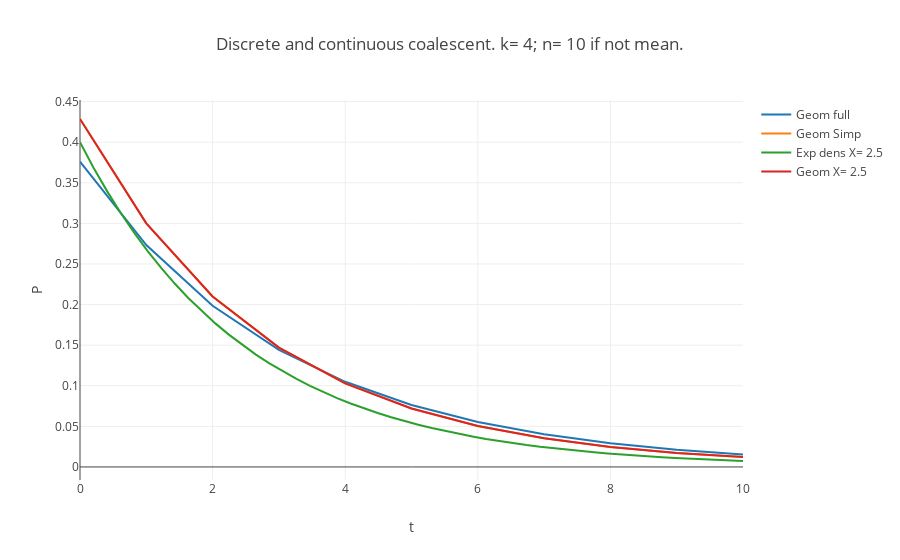

Here is the notebook cell this chart was saved with:
### Code cell
X_geom= list(range(11))
X_exp= list(np.linspace(0,10,50))


geomF= [CoalGeomF(x,k= k,Nsamp=Nsamp) for x in X_geom]
geomS= [CoalGeom(x,k= k,Nsamp=Nsamp) for x in X_geom]
geomM= [CoalGeom_mean(x,mean=example_mean) for x in X_geom]

Exp_cdf= [expTk_cdf(x,k= k) for x in X_exp]
Exp_pdf= [expTk_pdf(x,k= k) for x in X_exp]
Exp_mean= [tkdens_mean(x,meanA= example_mean) for x in X_exp]

fig_c= [go.Scatter(
    x= X_geom,
    y= geomF,
    mode= 'lines',
    name= 'Geom full'
)]

fig_geom2= [go.Scatter(
    x= X_geom,
    y= geomS,
    mode= 'lines',
    name= 'Geom Simp'
)]

fig_geom_mean= [go.Scatter(
    x= X_geom,
    y= geomS,
    mode= 'lines',
    name= 'Geom X= {}'.format(example_mean)
)]


fig_exp_II= [go.Scatter(
    x= X_exp,
    y= Exp_mean,
    mode= 'lines',
    name= 'Exp dens X= {}'.format(example_mean)
)]


fig_c.extend(fig_geom2)
fig_c.extend(fig_exp_II)
fig_c.extend(fig_geom_mean)



layout= go.Layout(
    title= 'Discrete and continuous coalescent. k= {}; n= {} if not mean.'.format(k,Nsamp),
    yaxis= dict(title= 'P'),
    xaxis= dict(title= 't')
)


Fig= go.Figure(data= fig_c, layout= layout)
iplot(Fig)

### Figure 1 — Plotly figure (JSON) as saved in the notebook; plotly's stock layout.template omitted (floating-point values rounded to 4 significant figures)
{"data": [{"mode": "lines", "name": "Geom full", "type": "scatter", "uid": "669b50b0-1481-4064-814f-0a1c247ed5ad", "x": [0, 1, 2, 3, 4, 5, 6, 7, 8, 9, 10], "y": [0.376, 0.2732, 0.1986, 0.1443, 0.1049, 0.07623, 0.0554, 0.04026, 0.02926, 0.02126, 0.01545]}, {"mode": "lines", "name": "Geom Simp", "type": "scatter", "uid": "d70586ac-c8e4-44bb-b48b-21ea826211a6", "x": [0, 1, 2, 3, 4, 5, 6, 7, 8, 9, 10], "y": [0.4286, 0.3, 0.21, 0.147, 0.1029, 0.07203, 0.05042, 0.03529, 0.02471, 0.01729, 0.01211]}, {"mode": "lines", "name": "Exp dens X= 2.5", "type": "scatter", "uid": "63f96e63-e04b-461b-8471-8f3adeec1574", "x": [0, 0.2041, 0.4082, 0.6122, 0.8163, 1.02, 1.224, 1.429, 1.633, 1.837, 2.041, 2.245, 2.449, 2.653, 2.857, 3.061, 3.265, 3.469, 3.673, 3.878, 4.082, 4.286, 4.49, 4.694, 4.898, 5.102, 5.306, 5.51, 5.714, 5.918, 6.122, 6.327, 6.531, 6.735, 6.939, 7.143, 7.347, 7.551, 7.755, 7.959, 8.163, 8.367, 8.571, 8.776, 8.98, 9.184, 9.388, 9.592, 9.796, 10], "y": [0.4, 0.3686, 0.3397, 0.3131, 0.2886, 0.2659, 0.2451, 0.2259, 0.2082, 0.1919, 0.1768, 0.163, 0.1502, 0.1384, 0.1276, 0.1176, 0.1083, 0.09985, 0.09203, 0.08481, 0.07816, 0.07204, 0.06639, 0.06119, 0.05639, 0.05197, 0.0479, 0.04414, 0.04068, 0.03749, 0.03455, 0.03184, 0.02935, 0.02705, 0.02493, 0.02297, 0.02117, 0.01951, 0.01798, 0.01657, 0.01527, 0.01408, 0.01297, 0.01196, 0.01102, 0.01016, 0.009359, 0.008626, 0.007949, 0.007326]}, {"mode": "lines", "name": "Geom X= 2.5", "type": "scatter", "uid": "4775a0d5-b1d2-48b1-967b-4f13c049022f", "x": [0, 1, 2, 3, 4, 5, 6, 7, 8, 9, 10], "y": [0.4286, 0.3, 0.21, 0.147, 0.1029, 0.07203, 0.05042, 0.03529, 0.02471, 0.01729, 0.01211]}], "layout": {"title": {"text": "Discrete and continuous coalescent. k= 4; n= 10 if not mean."}, "xaxis": {"title": {"text": "t"}}, "yaxis": {"title": {"text": "P"}}}}
